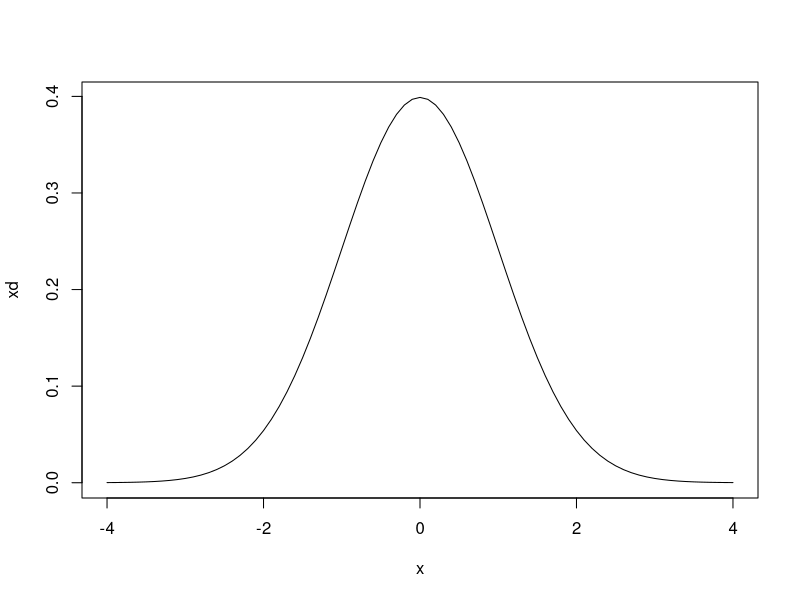
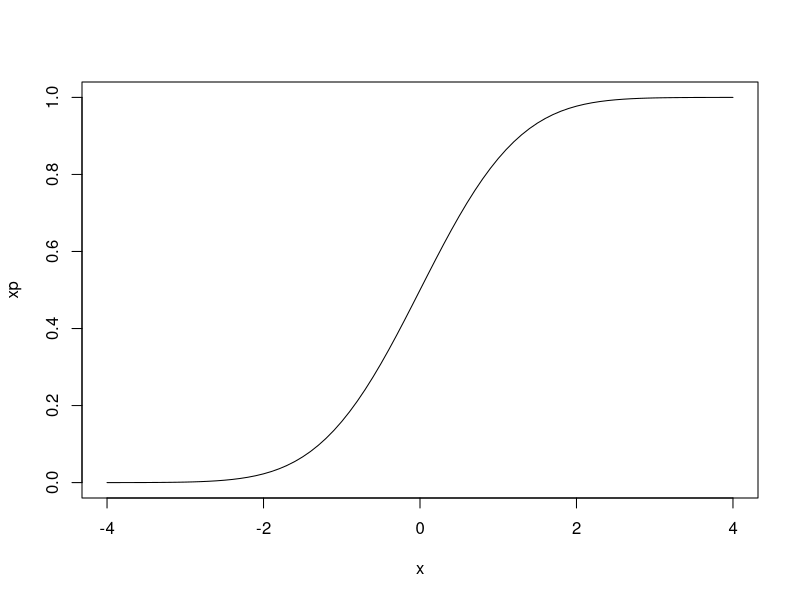
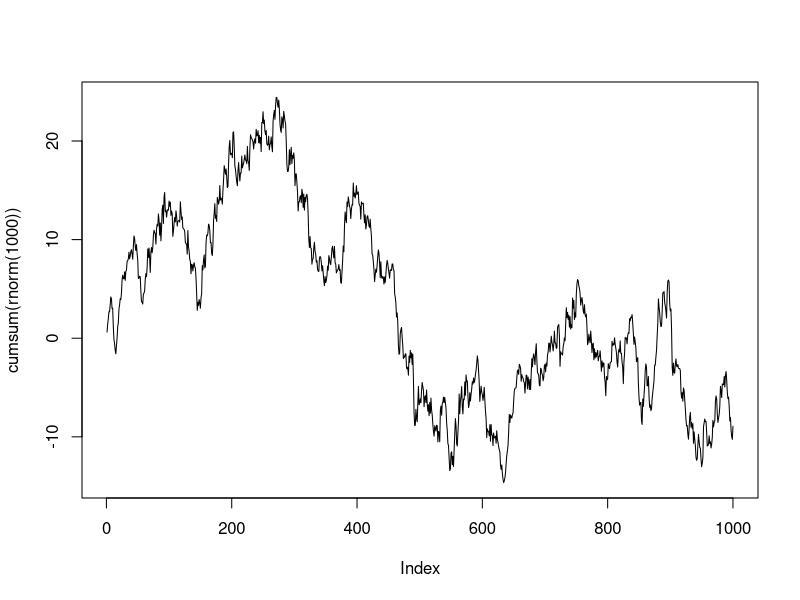
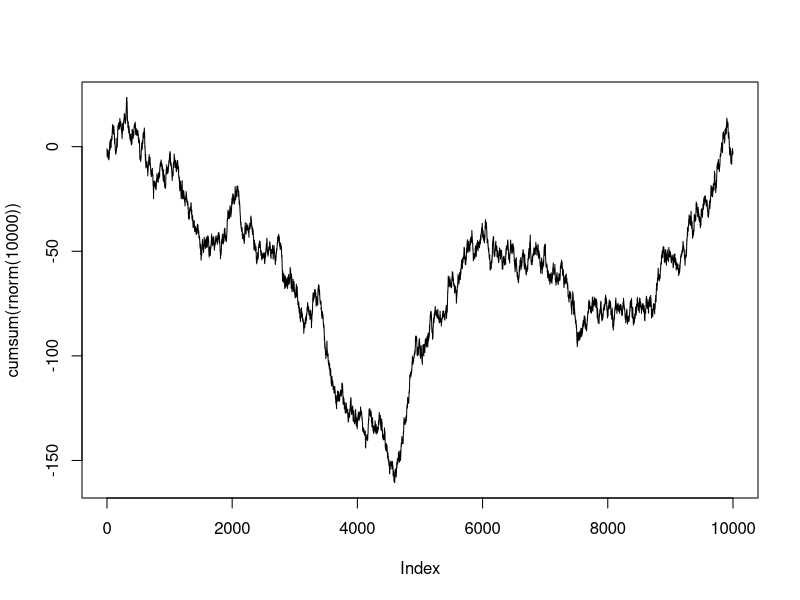
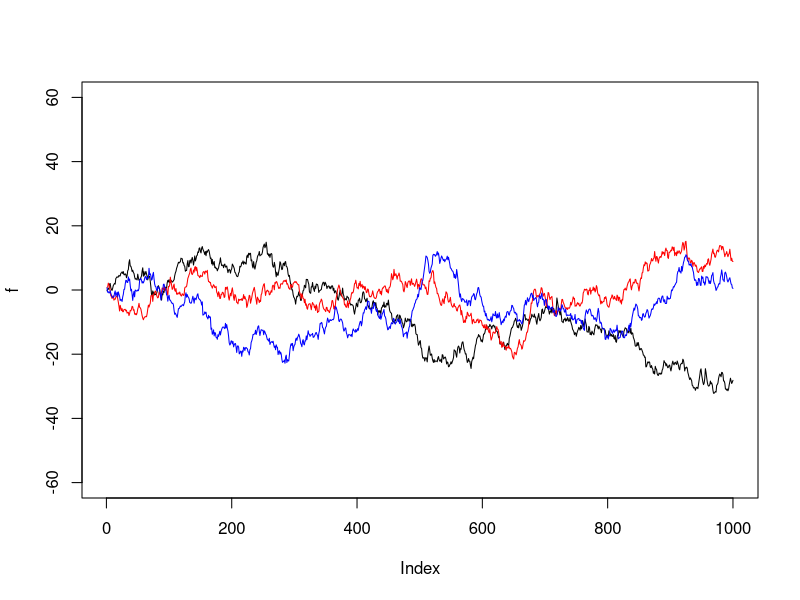
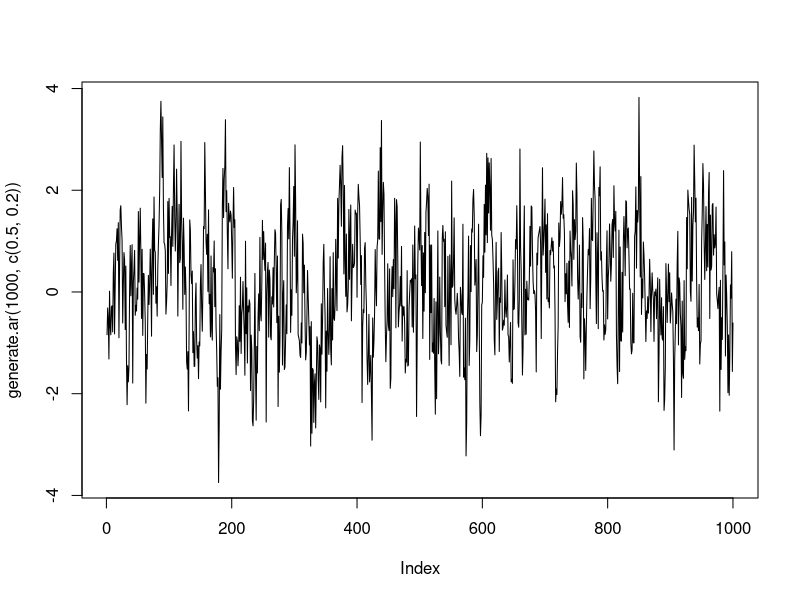
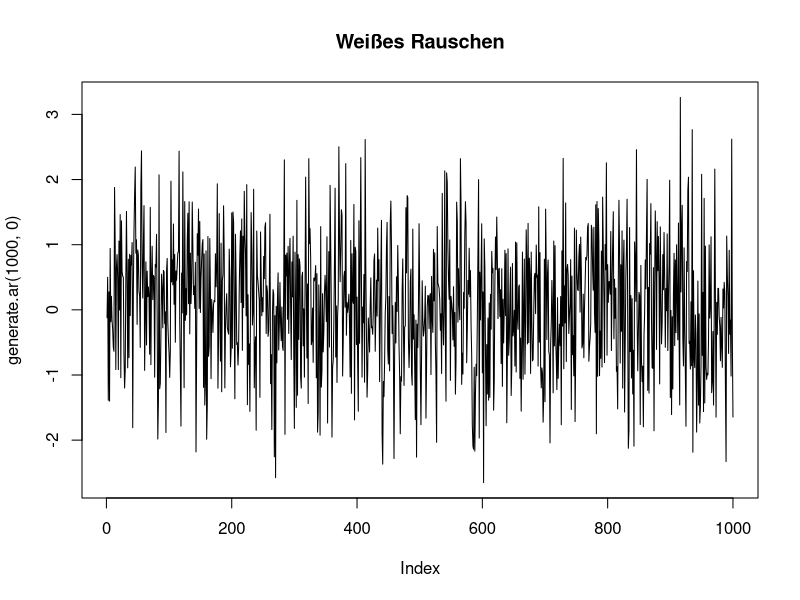
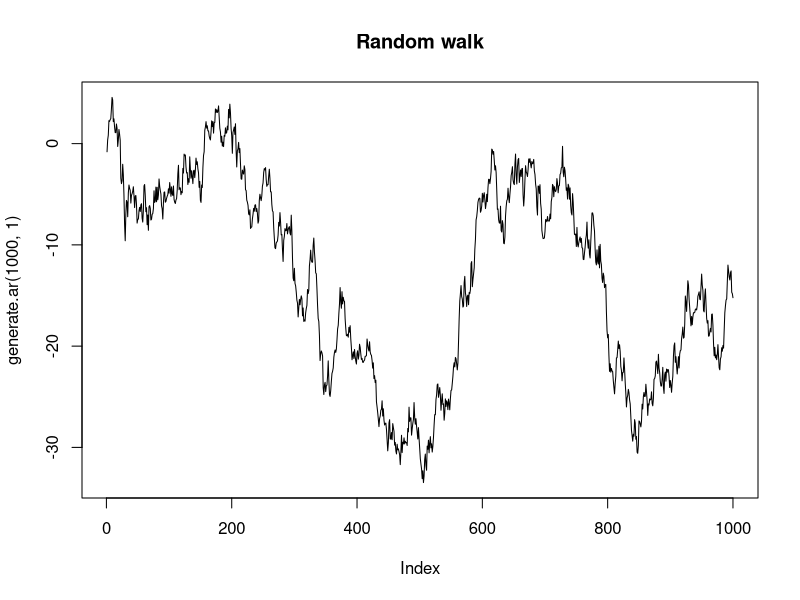

The R script that drew these images, in order:
## ---- chunk 1
xr = rnorm(10)
xr
## ---- chunk 2
x = seq(from=-4, to=4, by=0.1)
xd = dnorm(x)
plot(x,xd,type="l")
## ---- chunk 3
xp = pnorm(x)
plot(x,xp,type="l")
## ---- chunk 4
xr
xcs = cumsum(xr)
xcs
plot(cumsum(rnorm(1000)),type='l')
plot(cumsum(rnorm(10000)),type='l')
## ---- chunk 5
# Generiere und plotte drei unabhängige Realisierungen eines random walk Prozesses.
f = cumsum(rnorm(1000))
g = cumsum(rnorm(1000))
h = cumsum(rnorm(1000))

plot(f, type = "l", ylim=c(-60,60))
lines(g, col = "red")
lines(h, col = "blue")
## ---- chunk 6
var(cumsum(rnorm(10)))
var(cumsum(rnorm(100)))
var(cumsum(rnorm(1000)))
var(cumsum(rnorm(10000)))
var(cumsum(rnorm(100000)))
var(cumsum(rnorm(1000000)))
## ---- chunk 7
generate.ar <- function(n, beta, sd=1)
{
  ar = rnorm(length(beta),0,sd)
  for (t in (length(beta)+1):n) {
    y <- sum(ar[(t-1):(t-length(beta))] * beta) + rnorm(1,0,sd)
    ar = c(ar,y)
  }
  return(ar)
}
## ---- chunk 8
plot(generate.ar(1000, c(0.5,0.2)), type="l")
## ---- chunk 9
plot(generate.ar(1000, 0), type="l", main="Weißes Rauschen")
## ---- chunk 10
plot(generate.ar(1000, 1), type="l", main="Random walk")
## ---- chunk 11
y <- generate.ar(10000,c(0.5,0.2))

var(y[1:100])
var(y[1:200])
var(y[1:500])
var(y[1:1000])
var(y[1:5000])
var(y[1:10000])

ts.length = seq(from = 100,to=10000,by = 20)
ts.var = sapply(ts.length,function(i) {var(y[1:i])})
plot(x=ts.length, y=ts.var, type="l", ylab="Empricial Variance", xlab="Length of time series")
## ---- chunk 12
y <- generate.ar(10000,c(0.1))
acf(y, main="AR1, beta=0.1")
pacf(y, main="AR1, beta=0.1")
## ---- chunk 13
y <- generate.ar(10000,c(0.9))
acf(y, main="AR1, beta=0.9")
pacf(y, main="AR1, beta=0.9")
## ---- chunk 14
y <- generate.ar(10000,c(0.05,0.05,0.05,0.05,0.05))
acf(y, main="AR5, beta=c(0.05,0.05,0.05,0.05,0.05)")
pacf(y, main="AR5, beta=c(0.05,0.05,0.05,0.05,0.05)")
## ---- chunk 15
y <- generate.ar(10000,c(0.3,0.2,0.2,0.1,0.1))
acf(y, main="AR5, beta=c(0.3,0.2,0.2,0.1,0.1)")
pacf(y, main="AR5, beta=c(0.3,0.2,0.2,0.1,0.1)")
